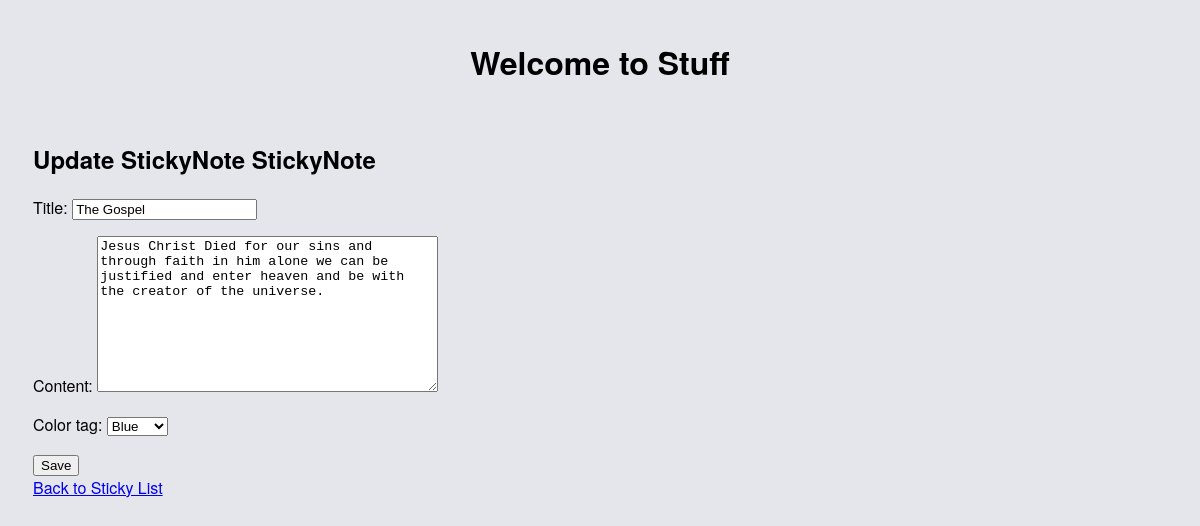
The page /note/update/3/ on the database its author committed.
### sticky/models.py (models this page shows, shortened)
class StickyNote(models.Model):
    title = models.CharField(max_length=200)
    content = models.TextField()
    color_tag = models.CharField(max_length=20, default='yellow', choices=[
        ('yellow', 'Yellow'),
        ('blue', 'Blue'),
        ('green', 'Green'),
        ('pink', 'Pink'),
        ('red', 'Red')
    ])
    created_at = models.DateTimeField(auto_now_add=True)
    updated_at = models.DateTimeField(auto_now=True)
    topic = models.ForeignKey(
                                'Topic', on_delete=models.CASCADE, null=True,
                                blank=True
                                )

### sticky/views.py (the view)
# urls.py: path('note/update/<int:pk>/', sticky_update, name='sticky_update'),
def sticky_update(request, pk):
    sticky = get_object_or_404(StickyNote, pk=pk)
    form = StickyNoteForm(request.POST or None, instance=sticky)
    if request.method == 'POST' and form.is_valid():
        form.save()
        return redirect('sticky_detail', pk=sticky.pk)
    return render(request, 'sticky/sticky_form.html', {'form': form})

### sticky/forms.py
class StickyNoteForm(forms.ModelForm):
    class Meta:
        model = StickyNote
        fields = ['title', 'content', 'color_tag']
        widgets = {
            'title': forms.TextInput(attrs={'placeholder': 'Title'}),
            'content': forms.Textarea(attrs={'placeholder': 'Content'}),
            'color_tag': forms.Select(choices=[
                ('yellow', 'Yellow'),
                ('blue', 'Blue'),
                ('green', 'Green'),
                ('pink', 'Pink'),
                ('red', 'Red')
            ]),
        }

### sticky/templates/sticky/sticky_form.html (shortened to what this page needs)
{% extends 'base.html' %}
{% block content %}
  <h2>
    {% if form.instance.pk %}
      Update StickyNote
    {% else %}
      Create StickyNote
    {% endif %}
    StickyNote
  </h2>
  <form method="post"
        action="{% if form.instance.pk %}{% url 'sticky_update' pk=form.instance.pk %}{% else %}{% url 'sticky_create' %}{% endif %}">
    {{ form.as_p }}
    <button type="submit">
      Save
    </button>
  </form>
  <a href="{% url 'sticky_list' %}">Back to Sticky List</a>
{% endblock %}

### sticky/static/sticky/style.css (style rules this page uses)
body { font-family: "Helvetica Neue", Helvetica, Arial, sans-serif; background: rgb(229, 229, 236) }

### rows shown on the page
StickyNote: title "The Gospel", content "Jesus Christ Died for our sins and through faith in him alone we can be justified and enter heaven and be with the creator of the universe.", color_tag "Blue"
